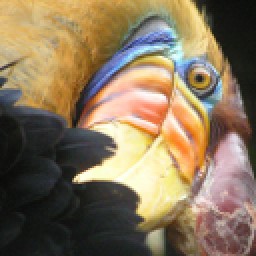
#> input picture ex7/Data/bird_small.png, 128 x 128 px (shown 2 times larger)
$ python PCAforVisualization.py
#> lines starting #> are read from the running program, lines starting #| are printed output that depends on the picture
### ex7/RunKMeans.py
import numpy as np

from ex7.ComputeCenroids import compute_centroids
from ex7.FindClosestCentroid import find_closest_centroids


def kMeans(X, k, initial, max_iter=10):
    current = initial
    idx = None
    for i in range(max_iter):
        idx = find_closest_centroids(X, current)
        current = compute_centroids(X, idx, k)
    return current, idx


# Random initialization
def kMeans_init_centroids(X, k):
    m = np.size(X, 0)
    idx = np.random.permutation(m)[:k]
    return X[idx]

### ex7/FindClosestCentroid.py
import numpy as np


def find_closest_centroids(X, centroids):
    m = np.size(X, 0)
    k = np.size(centroids, 0)
    idx = np.zeros(m)
    for i in range(m):
        x = X[i, :]
        lens = np.zeros(k)
        for j in range(k):
            cent = centroids[j, :]
            lens[j] = np.linalg.norm(x - cent)
        index = np.argmin(lens)
        idx[i] = index
    return idx.astype(int)

### ex7/ComputeCenroids.py
import numpy as np


def compute_centroids(X, idx, k):
    m, n = X.shape
    centroids = np.zeros((k, n))
    for i in range(k):
        centroids[i, :] = X[idx == i].mean(axis=0)
    return centroids

### ex1/FeatureNormalization.py
import numpy as np


def feature_norm(X):
    '''
    Preforms feature normalization on X, i.e. standardizes X to have mu=o and std=1
    '''
    mu = np.mean(X, axis=0)
    sigma = np.std(X, axis=0)
    new_X = (X - mu) / sigma
    return new_X, mu, sigma

### ex7/RunPCA.py
import numpy as np


def pca(X):
    m, n = X.shape
    sigma = (1/m)*(X.T @ X)  # Covariance matrix
    U, S, V = np.linalg.svd(sigma)
    return U, S

### ex7/Projections.py
# Project data into reduced axis
def project_data(X, U, K):
    U_reduce = U[:, 0:K]
    Z = X @ U_reduce
    return Z


# Reconstructing an approximation of the data
# [4 lines left out: function recover_data, not called in this run]

### ex7/PCAforVisualization.py
import matplotlib.pyplot as plt
import numpy as np
from mpl_toolkits.mplot3d import Axes3D

from ex1.FeatureNormalization import feature_norm
from ex7.Projections import project_data
from ex7.RunKMeans import kMeans_init_centroids, kMeans
from ex7.RunPCA import pca


# Optional (ungraded) exercise: PCA for visualization
A = plt.imread('./Data/bird_small.png')
#> A is the input picture: shape (128, 128, 3) float32; mean R, G, B 0.531, 0.46, 0.358
img_size = A.shape
#> img_size = (128, 128, 3)
m = img_size[0] * img_size[1]
#> m = 16384
X = A.reshape((m, img_size[2]))
k = 16
max_iter = 10
initial_centroids = kMeans_init_centroids(X, k)
#> in kMeans_init_centroids, `idx = np.random.permutation(m)[:k]`: idx = [3180, 10131, 7536, 598, 5136, 10762, 3909, 5619, 15015, 3266, 7077, 13433, 5002, 651, 7479, 14159]
#> initial_centroids = 16 rows, first 8: [0.875, 0.722, 0.404], [0.114, 0.133, 0.11], [0.482, 0.294, 0.2], [0.698, 0.6, 0.286], [0.82, 0.678, 0.439], [0.051, 0.0588, 0.0549], [0.733, 0.647, 0.306], [0.635, 0.455, 0.408]
centroids, idx = kMeans(X, k, initial_centroids, max_iter)
#> in kMeans, `current = initial`: current has the same summary as initial_centroids outside kMeans
#> centroids = 16 rows, first 8: [0.871, 0.713, 0.448], [0.188, 0.184, 0.176], [0.477, 0.349, 0.196], [0.655, 0.481, 0.227], [0.742, 0.621, 0.394], [0.0734, 0.0798, 0.0695], [0.867, 0.577, 0.259], [0.567, 0.489, 0.454]; idx = 16384 values, max 15 at index 741, min 0 at index 0, mean 6.89

# Choose random 1000 pixels to show
m, n = X.shape
#> n = 3
indices = np.random.choice(m, 1000)

# 1st show the real colors
fig = plt.figure()
ax = fig.add_subplot(111, projection='3d')
ax.scatter(X[indices, 0], X[indices, 1], X[indices, 2], c=X[indices, :], marker='o')
plt.title('3D (real) colors of selected 1000 pixels')
plt.show()
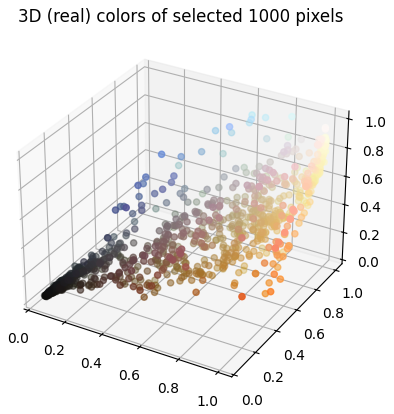
#> figure drawn by matplotlib, 1 panel


def get_colors(indices, idx, centroids):
    m = len(indices)
#> m = 1000
    n = np.size(centroids, 1)
#> n = 3
    colors = np.zeros((m, n))
    for i in range(m):
        colors[i, :] = centroids[idx[indices[i]], :]
#> after the loop, colors = 1000 rows, first 8: [0.414, 0.382, 0.405], [0.867, 0.577, 0.259], [0.477, 0.349, 0.196], [0.477, 0.349, 0.196], [0.188, 0.184, 0.176], [0.116, 0.124, 0.115], [0.116, 0.124, 0.115], [0.871, 0.713, 0.448]
    return colors


# Now show k-means colors
fig = plt.figure()
ax = fig.add_subplot(111, projection='3d')
# Make the colors the actual colors assigned to each original pixel
colors = get_colors(indices, idx, centroids)
ax.scatter(X[indices, 0], X[indices, 1], X[indices, 2], c=colors, marker='o')
plt.title('3D (k-means) colors of selected 1000 pixels')
plt.show()
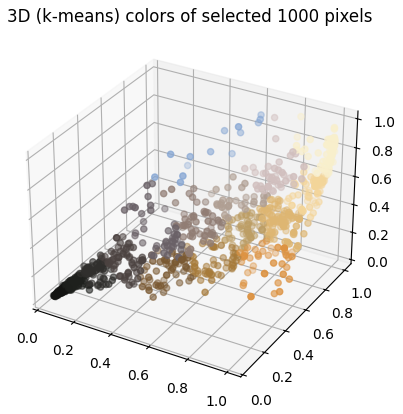
#> figure drawn by matplotlib, 1 panel

# PCA and project the data to 2D
X_norm, _, _ = feature_norm(X)
#> in feature_norm, `mu = np.mean(X, axis=0)`: mu = [0.531, 0.46, 0.358]
#> in feature_norm, `sigma = np.std(X, axis=0)`: sigma = [0.329, 0.283, 0.241]
U, _ = pca(X_norm)
#> in pca, `sigma = (1/m)*(X.T @ X)`: sigma = [[1, 0.958, 0.769], [0.958, 1, 0.881], [0.769, 0.881, 1]]
#> in pca, `U, S, V = np.linalg.svd(sigma)`: U = [[-0.575, 0.601, 0.555], [-0.599, 0.153, -0.786], [-0.557, -0.785, 0.271]]; S = [2.74, 0.24, 0.0197]; V = [[-0.575, -0.599, -0.557], [0.601, 0.153, -0.785], [0.555, -0.786, 0.271]]
Z = project_data(X_norm, U, 2)
#> in project_data, `U_reduce = U[:, 0:K]`: U_reduce = [[-0.575, 0.601], [-0.599, 0.153], [-0.557, -0.785]]
#> in project_data, `Z = X @ U_reduce`: Z = 16384 pairs, first value -3.41 to 2.5, second value -2 to 1.8
plt.scatter(Z[indices, 0], Z[indices, 1], c=colors)
plt.title('Projected colors into 2D space')
plt.show()
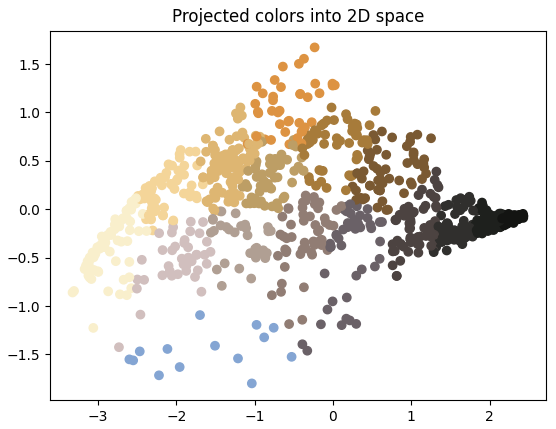
#> figure drawn by matplotlib, 1 panel
